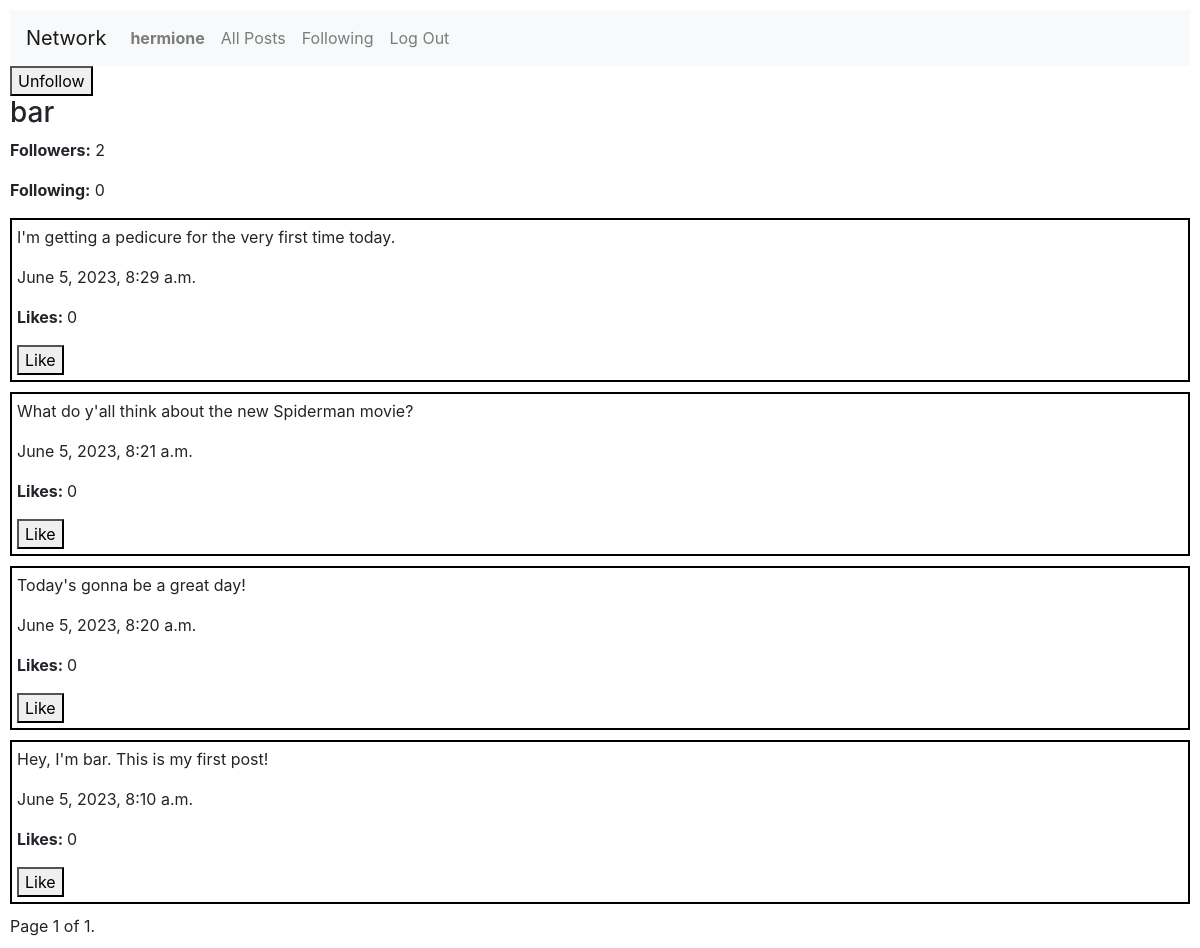
The page /profile/bar (signed in) on the database its author committed.
### network/models.py (models this page shows, shortened)
class User(AbstractUser):
    followers = models.ManyToManyField('self', symmetrical=False, related_name="following")

class Post(models.Model):
    poster = models.ForeignKey(User, on_delete=models.CASCADE)
    content = models.TextField()
    timestamp = models.DateTimeField(auto_now_add=True)
    likes = models.PositiveIntegerField(default=0)
    liked_by = models.ManyToManyField(User, related_name='liked_posts', blank=True)

### network/views.py (the view)
# urls.py: path("profile/<str:name>", views.profile, name="profile"),
def profile(request, name):
    user_profile = User.objects.get(username=name)
    user_posts = Post.objects.filter(poster=user_profile).order_by("-timestamp")
    paginator = Paginator(user_posts, 10)
    page_number = request.GET.get("page")
    page_obj = paginator.get_page(page_number)
    follower_count = user_profile.followers.count()
    following_count = user_profile.following.count()
    message = "Unfollow" if user_profile.followers.filter(username=request.user.username).exists() else "Follow"
    return render(request, "network/profile.html", {
        "user_profile": user_profile,
        "posts": user_posts,
        "followers": follower_count,
        "following": following_count,
        "message": message,
        "page_obj": page_obj
    })

### network/templates/network/profile.html (shortened to what this page needs)
{% extends "network/layout.html" %}
{% block body %}
    {% if user.is_authenticated and user.username != user_profile.username %}
        <button class="follow" id="{{ user_profile.id }}">{{ message }}</button>
    {% endif %}
 <h3>{{ user_profile.username }}</h3>
<div>
    <p><strong>Followers:</strong> <span id="followers{{ user_profile.id }}"> {{ followers }}</span></p>
    <p><strong>Following:</strong> {{ following }}</p>
</div>
    {% for post in page_obj %}
        <div class="post">
            <p>{{ post.content }}</p>
            <p>{{ post.timestamp }}</p>
            <p><strong>Likes: </strong><span id="like{{post.id}}">{{ post.likes }}</span></p>
            {% if user.is_authenticated %}
                {% if user in post.liked_by.all %}
                    <button class="like" id="post{{ post.id }}">Unlike</button>
                {% else %}
                    <button class="like" id="post{{ post.id }}">Like</button>
                {% endif %}
            {% endif %}
        </div>
    {% endfor %}
<div class="pagination">
    <span class="step-links">
        <span class="current">
            Page {{ page_obj.number }} of {{ page_obj.paginator.num_pages }}.
        </span>
    </span>
</div>
{% endblock %}

### network/templates/network/layout.html (shortened to what this page needs)
{% load static %}
<!DOCTYPE html>
<html lang="en">
    <head>
        <link rel="stylesheet" href="https://stackpath.bootstrapcdn.com/bootstrap/4.4.1/css/bootstrap.min.css">
        <link href="{% static 'network/styles.css' %}" rel="stylesheet">
    </head>
    <body>
        <nav class="navbar navbar-expand-lg navbar-light bg-light">
            <a class="navbar-brand" href="{% url 'index'%}">Network</a>
            <div>
              <ul class="navbar-nav mr-auto">
                {% if user.is_authenticated %}
                    <li class="nav-item">
                        <a class="nav-link" href="{% url 'profile' user.username %}"><strong>{{ user.username }}</strong></a>
                    </li>
                {% endif %}
                <li class="nav-item">
                  <a class="nav-link" href="{% url 'index'%}">All Posts</a>
                </li>
                {% if user.is_authenticated %}
                    <li class="nav-item">
                        <a class="nav-link" href="{% url 'following' %}">Following</a>
                    </li>
                    <li class="nav-item">
                        <a class="nav-link" href="{% url 'logout' %}">Log Out</a>
                    </li>
                {% endif %}
              </ul>
            </div>
          </nav>
        <div class="body">
            {% block body %}
            {% endblock %}
        </div>
    </body>
</html>

### network/static/network/styles.css (style rules this page uses)
body { margin: 10px; }
.post { margin-bottom: 10px; padding: 5px; border: 2px solid black; }

### rows shown on the page
User: username "hermione"
User: username "bar"
Post: content "I'm getting a pedicure for the very first time today.", timestamp "June 5, 2023, 8:29 a.m.", likes "0"
Post: content "What do y'all think about the new Spiderman movie?", timestamp "June 5, 2023, 8:21 a.m.", likes "0"
Post: content "Today's gonna be a great day!", timestamp "June 5, 2023, 8:20 a.m.", likes "0"
Post: content "Hey, I'm bar. This is my first post!", timestamp "June 5, 2023, 8:10 a.m.", likes "0"

### other values the page prints
{{ message }} "Unfollow"
{{ followers }} "2"
{{ following }} "0"
{{ page_obj.number }} "1"
{{ page_obj.paginator.num_pages }} "1"
